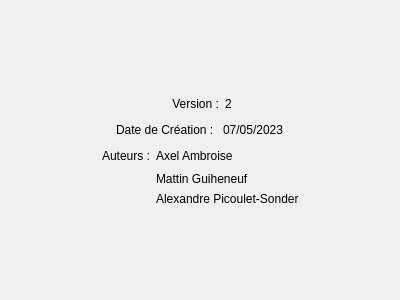
<?xml version="1.0" encoding="UTF-8"?>
<ui version="4.0">
 <class>aProposDe</class>
 <widget class="QDialog" name="aProposDe">
  <property name="geometry">
   <rect>
    <x>0</x>
    <y>0</y>
    <width>400</width>
    <height>300</height>
   </rect>
  </property>
  <property name="windowTitle">
   <string>Dialog</string>
  </property>
  <layout class="QVBoxLayout" name="verticalLayout">
   <item>
    <spacer name="verticalSpacer_2">
     <property name="orientation">
      <enum>Qt::Vertical</enum>
     </property>
     <property name="sizeHint" stdset="0">
      <size>
       <width>20</width>
       <height>40</height>
      </size>
     </property>
    </spacer>
   </item>
   <item>
    <layout class="QHBoxLayout" name="hLayoutVersion">
     <item>
      <spacer name="horizontalSpacer">
       <property name="orientation">
        <enum>Qt::Horizontal</enum>
       </property>
       <property name="sizeHint" stdset="0">
        <size>
         <width>40</width>
         <height>20</height>
        </size>
       </property>
      </spacer>
     </item>
     <item>
      <widget class="QLabel" name="lVersion">
       <property name="text">
        <string> Version :</string>
       </property>
      </widget>
     </item>
     <item>
      <widget class="QLabel" name="lValeurVersion">
       <property name="text">
        <string>2</string>
       </property>
      </widget>
     </item>
     <item>
      <spacer name="horizontalSpacer_2">
       <property name="orientation">
        <enum>Qt::Horizontal</enum>
       </property>
       <property name="sizeHint" stdset="0">
        <size>
         <width>40</width>
         <height>20</height>
        </size>
       </property>
      </spacer>
     </item>
    </layout>
   </item>
   <item>
    <layout class="QHBoxLayout" name="hLayoutDateCreation">
     <item>
      <spacer name="horizontalSpacer_3">
       <property name="orientation">
        <enum>Qt::Horizontal</enum>
       </property>
       <property name="sizeHint" stdset="0">
        <size>
         <width>40</width>
         <height>20</height>
        </size>
       </property>
      </spacer>
     </item>
     <item>
      <widget class="QLabel" name="lDateCreation">
       <property name="text">
        <string>Date de Création : </string>
       </property>
      </widget>
     </item>
     <item>
      <widget class="QLabel" name="lValeurDateCreation">
       <property name="text">
        <string>07/05/2023</string>
       </property>
      </widget>
     </item>
     <item>
      <spacer name="horizontalSpacer_4">
       <property name="orientation">
        <enum>Qt::Horizontal</enum>
       </property>
       <property name="sizeHint" stdset="0">
        <size>
         <width>40</width>
         <height>20</height>
        </size>
       </property>
      </spacer>
     </item>
    </layout>
   </item>
   <item>
    <layout class="QGridLayout" name="gLayoutAuteurs">
     <item row="1" column="2">
      <widget class="QLabel" name="lAuteurMattin">
       <property name="text">
        <string>Mattin Guiheneuf</string>
       </property>
      </widget>
     </item>
     <item row="0" column="1">
      <widget class="QLabel" name="lAuteurs">
       <property name="text">
        <string>Auteurs :</string>
       </property>
      </widget>
     </item>
     <item row="0" column="2">
      <widget class="QLabel" name="lAuteurAxel">
       <property name="text">
        <string>Axel Ambroise</string>
       </property>
      </widget>
     </item>
     <item row="0" column="0">
      <spacer name="horizontalSpacer_5">
       <property name="orientation">
        <enum>Qt::Horizontal</enum>
       </property>
       <property name="sizeHint" stdset="0">
        <size>
         <width>40</width>
         <height>20</height>
        </size>
       </property>
      </spacer>
     </item>
     <item row="2" column="2">
      <widget class="QLabel" name="lAuteurAlex">
       <property name="text">
        <string>Alexandre Picoulet-Sonder</string>
       </property>
      </widget>
     </item>
     <item row="0" column="3">
      <spacer name="horizontalSpacer_6">
       <property name="orientation">
        <enum>Qt::Horizontal</enum>
       </property>
       <property name="sizeHint" stdset="0">
        <size>
         <width>40</width>
         <height>20</height>
        </size>
       </property>
      </spacer>
     </item>
    </layout>
   </item>
   <item>
    <spacer name="verticalSpacer">
     <property name="orientation">
      <enum>Qt::Vertical</enum>
     </property>
     <property name="sizeHint" stdset="0">
      <size>
       <width>20</width>
       <height>40</height>
      </size>
     </property>
    </spacer>
   </item>
  </layout>
 </widget>
 <resources/>
 <connections/>
</ui>
